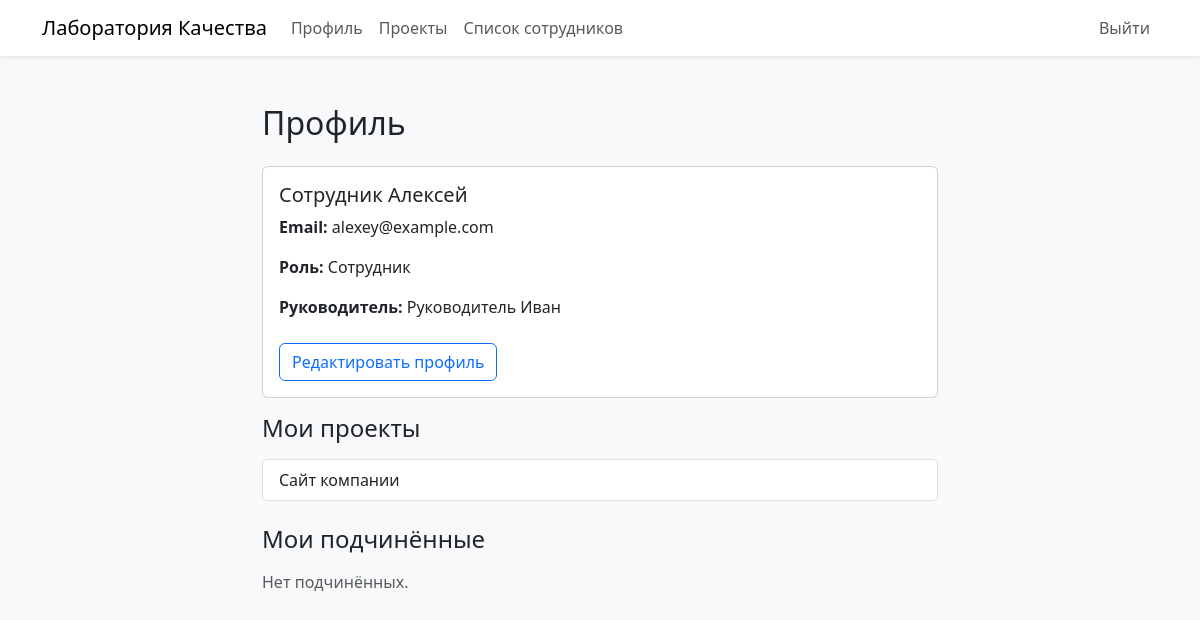
Page /profile (signed in) on the committed database.
### models/user.py (models this page shows)
class User(db.Model, UserMixin):
    id = db.Column(db.Integer, primary_key=True)
    name = db.Column(db.String(64), nullable=False)
    email = db.Column(db.String(120), unique=True, nullable=False)
    password_hash = db.Column(db.String(128), nullable=False)
    role_id = db.Column(db.Integer, db.ForeignKey('role.id'), nullable=False)
    user_projects = db.relationship('UserProject', backref='user', lazy=True)
    manager_id = db.Column(db.Integer, db.ForeignKey('user.id'), nullable=True)
    subordinates = db.relationship('User', backref=db.backref('manager', remote_side='User.id'), lazy=True)
    logs = db.relationship('Log', backref='user', lazy=True)

### models/role.py (models this page shows)
class Role(db.Model):
    id = db.Column(db.Integer, primary_key=True)
    name = db.Column(db.String(64), nullable=False)
    users = db.relationship('User', backref='role', lazy=True)

### models/user_project.py (models this page shows)
class UserProject(db.Model):
    id = db.Column(db.Integer, primary_key=True)
    user_id = db.Column(db.Integer, db.ForeignKey('user.id'), nullable=False)
    project_id = db.Column(db.Integer, db.ForeignKey('project.id'), nullable=False)

### models/project.py (models this page shows)
class Project(db.Model):
    id = db.Column(db.Integer, primary_key=True)
    title = db.Column(db.String(128), nullable=False)
    user_projects = db.relationship('UserProject', backref='project', lazy=True)

### routes.py (the view)
    @app.route('/profile')
    @login_required
    def profile():
        user_projects = [relation.project for relation in current_user.user_projects]
        return render_template('profile.html', user=current_user, projects=user_projects)

### __init__.py (called while the page is built)
def create_app():
    app = Flask(__name__)
    app.config.from_object(Config)
    db.init_app(app)
    login.init_app(app)
    from models.user import User
    @login.user_loader
    def load_user(user_id):
        return User.query.get(int(user_id))
    from routes import register_routes
    register_routes(app)
    return app

### templates/profile.html (shortened to what this page needs)
{% extends "base.html" %}
{% block content %}
<div class="container mt-5" style="max-width: 700px;">
    <h2 class="mb-4">Профиль</h2>
    <div class="card mb-3">
        <div class="card-body">
            <h5 class="card-title">{{ user.name }}</h5>
            <p class="card-text"><strong>Email:</strong> {{ user.email }}</p>
            <p class="card-text"><strong>Роль:</strong> {{ user.role.name }}</p>
            {% if user.manager %}
                <p class="card-text"><strong>Руководитель:</strong> {{ user.manager.name }}</p>
            {% else %}
                <p class="card-text text-muted">Руководитель не назначен</p>
            {% endif %}
            <a href="{{ url_for('edit_profile') }}" class="btn btn-outline-primary mt-2">Редактировать профиль</a>
        </div>
    </div>
    <h4 class="mb-3">Мои проекты</h4>
    {% if user.user_projects %}
        <ul class="list-group">
            {% for relation in user.user_projects %}
                <li class="list-group-item">
                    {{ relation.project.title }}
                </li>
            {% endfor %}
        </ul>
    {% else %}
        <p class="text-muted">Вы пока не прикреплены ни к одному проекту.</p>
    {% endif %}
    <h4 class="mt-4 mb-3">Мои подчинённые</h4>
    {% if user.subordinates %}
        <ul class="list-group">
            {% for subordinate in user.subordinates %}
                <li class="list-group-item">
                    {{ subordinate.name }} ({{ subordinate.role.name }})
                </li>
            {% endfor %}
        </ul>
    {% else %}
        <p class="text-muted">Нет подчинённых.</p>
    {% endif %}
</div>
{% endblock %}

### rows in the picture
User: name "Сотрудник Алексей", email "alexey@example.com"
Role: role.name "Сотрудник"
User: manager.name "Руководитель Иван"
UserProject: project "Сайт компании"
